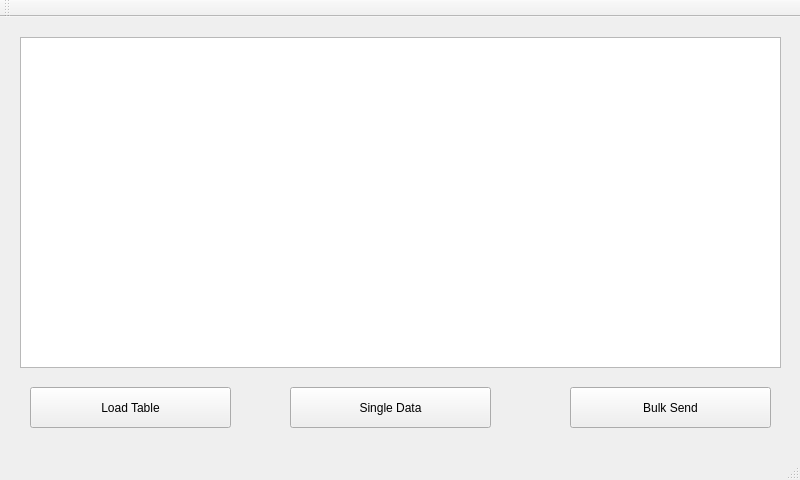
<?xml version="1.0" encoding="UTF-8"?>
<ui version="4.0">
 <class>MainWindow</class>
 <widget class="QMainWindow" name="MainWindow">
  <property name="geometry">
   <rect>
    <x>0</x>
    <y>0</y>
    <width>800</width>
    <height>480</height>
   </rect>
  </property>
  <property name="windowTitle">
   <string>MainWindow</string>
  </property>
  <widget class="QWidget" name="centralWidget">
   <widget class="QTableView" name="tableView">
    <property name="geometry">
     <rect>
      <x>20</x>
      <y>20</y>
      <width>761</width>
      <height>331</height>
     </rect>
    </property>
   </widget>
   <widget class="QPushButton" name="pushButton">
    <property name="geometry">
     <rect>
      <x>30</x>
      <y>370</y>
      <width>201</width>
      <height>41</height>
     </rect>
    </property>
    <property name="text">
     <string>Load Table</string>
    </property>
   </widget>
   <widget class="QPushButton" name="pushButton_2">
    <property name="geometry">
     <rect>
      <x>290</x>
      <y>370</y>
      <width>201</width>
      <height>41</height>
     </rect>
    </property>
    <property name="text">
     <string>Single Data</string>
    </property>
   </widget>
   <widget class="QPushButton" name="pushButton_3">
    <property name="geometry">
     <rect>
      <x>570</x>
      <y>370</y>
      <width>201</width>
      <height>41</height>
     </rect>
    </property>
    <property name="text">
     <string>Bulk Send</string>
    </property>
   </widget>
  </widget>
  <widget class="QMenuBar" name="menuBar">
   <property name="geometry">
    <rect>
     <x>0</x>
     <y>0</y>
     <width>800</width>
     <height>22</height>
    </rect>
   </property>
  </widget>
  <widget class="QToolBar" name="mainToolBar">
   <attribute name="toolBarArea">
    <enum>TopToolBarArea</enum>
   </attribute>
   <attribute name="toolBarBreak">
    <bool>false</bool>
   </attribute>
  </widget>
  <widget class="QStatusBar" name="statusBar"/>
 </widget>
 <layoutdefault spacing="6" margin="11"/>
 <resources/>
 <connections/>
</ui>
